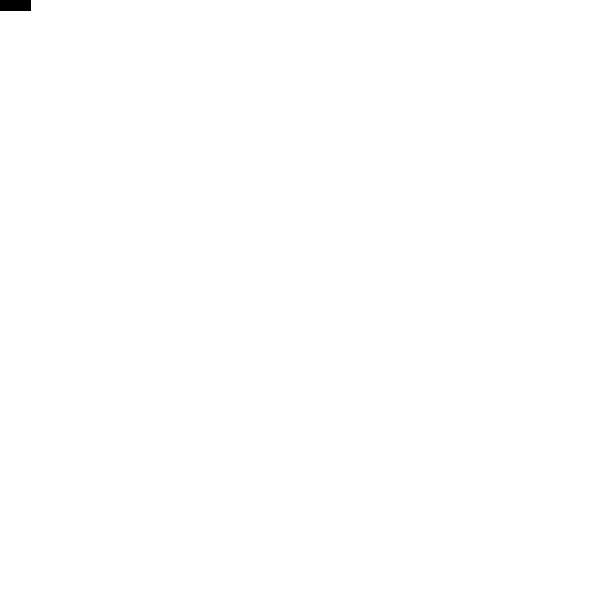
Frame 1 (no input)
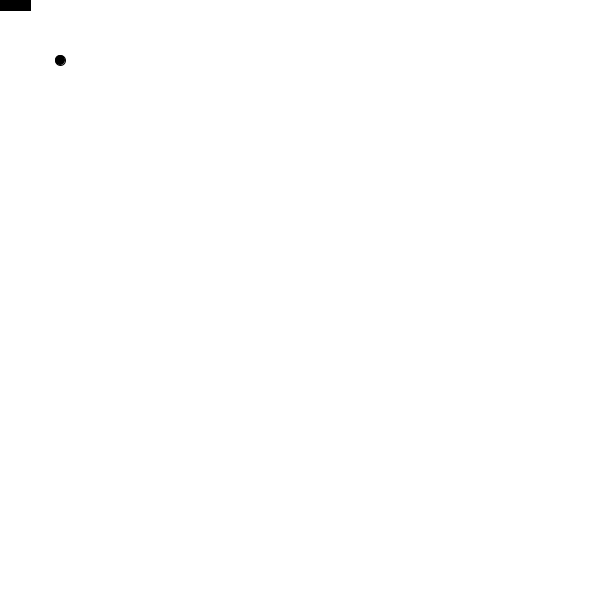
Frame 60 (the mouse pressed at the canvas centre just before this capture)
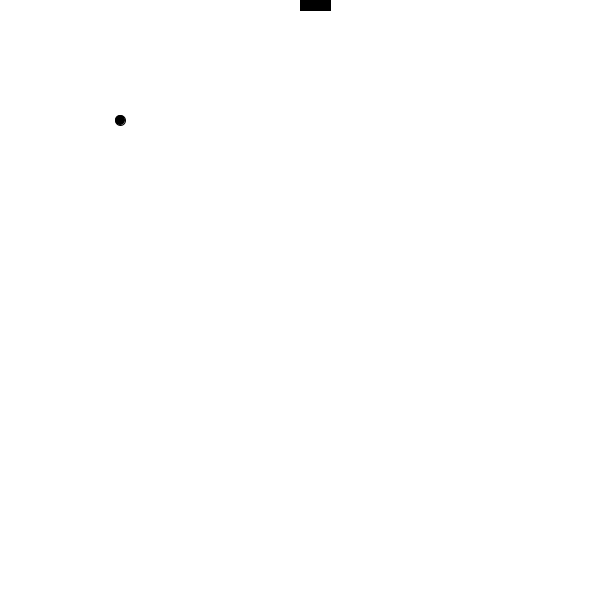
Frame 120 (the mouse held since frame 60 and released just before this capture)

The Processing sketch that drew these frames (run headless with seeded random() and noise(); from frame 60 on, the mouse is pressed at the canvas centre):

// Processing sketch: pong_game
// ── pong_game.pde
float angle = radians(42);
int ballx;
int bally;
int ballRadius = 10;
int speed = 2;
int paddlex;
int paddley;

void setup() {
  size(600, 600);
  //intitial x and y of ball
}

void draw() {
  background (255);
  
  bally += speed * sin(angle);
  ballx += speed * cos(angle);
  
  //change angle based on what wall has been hit
  
  fill(0);
  ellipse(ballx, bally, 10, 10);
  rect(mouseX, paddley, 30, 10);
}

//need to change the coordinate plane so that y increases from bottom to top
